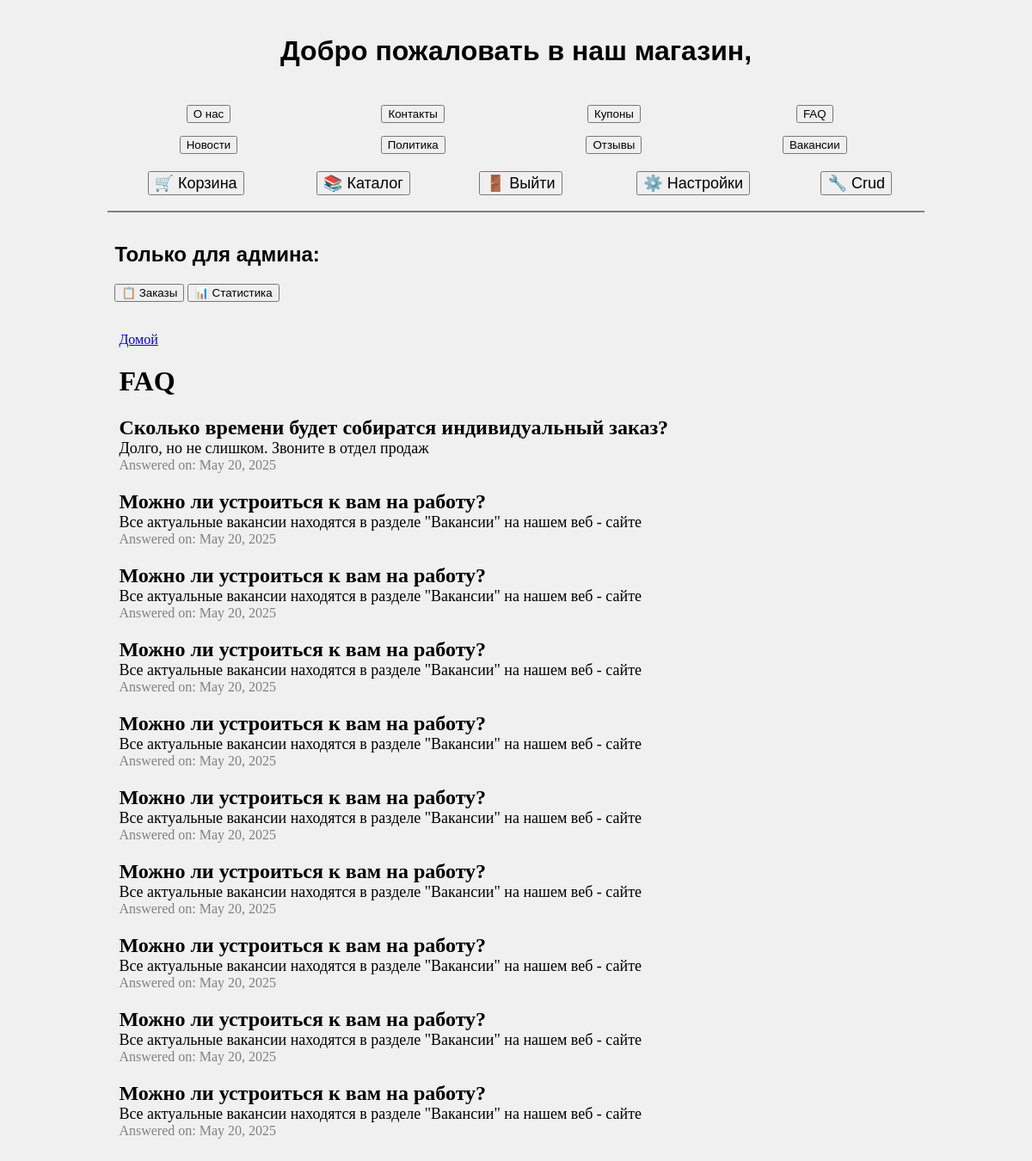
Screenshot of /faq/ with the database file from the repository.
### main/models.py (models this page shows, shortened)
class FAQ(models.Model):
    question = models.CharField(max_length=255)
    answer = models.TextField()
    answer_date = models.DateField(auto_now_add=True)

### main/views.py (the view)
# urls.py: path('faq/', include('main.urls')),
def faq(request):
    faq = FAQ.objects.all
    return render(request, 'faq.html',{'faq':faq})

### templates/faq.html (shortened to what this page needs)
{% extends 'index.html' %}
{% block content %}
<head>
</head>
<body>
    <a href="/">Домой</a>
    <h1>FAQ</h1>
    {% for faq in faq %}
        <div class="faq-item">
            <div class="question">{{ faq.question }}</div>
            <div class="answer">{{ faq.answer }}</div>
            <div class="answer-date">Answered on: {{ faq.answer_date }}</div>
        </div>
    {% endfor %}
</body>
{% endblock content %}

### templates/faq.html (style rules this page uses)
.faq-item { margin-bottom: 20px; }
.question { font-size: 24px; font-weight: bold; }
.answer { font-size: 18px; }
.answer-date { font-size: 16px; color: gray; }

### rows the page displays
FAQ: question "Сколько времени будет собиратся индивидуальный заказ?", answer "Долго, но не слишком. Звоните в отдел продаж", answer_date "May 20, 2025"
FAQ: question "Можно ли устроиться к вам на работу?", answer "Все актуальные вакансии находятся в разделе \"Вакансии\" на нашем веб - сайте", answer_date "May 20, 2025"
FAQ: question "Можно ли устроиться к вам на работу?", answer "Все актуальные вакансии находятся в разделе \"Вакансии\" на нашем веб - сайте", answer_date "May 20, 2025"
FAQ: question "Можно ли устроиться к вам на работу?", answer "Все актуальные вакансии находятся в разделе \"Вакансии\" на нашем веб - сайте", answer_date "May 20, 2025"
FAQ: question "Можно ли устроиться к вам на работу?", answer "Все актуальные вакансии находятся в разделе \"Вакансии\" на нашем веб - сайте", answer_date "May 20, 2025"
FAQ: question "Можно ли устроиться к вам на работу?", answer "Все актуальные вакансии находятся в разделе \"Вакансии\" на нашем веб - сайте", answer_date "May 20, 2025"
FAQ: question "Можно ли устроиться к вам на работу?", answer "Все актуальные вакансии находятся в разделе \"Вакансии\" на нашем веб - сайте", answer_date "May 20, 2025"
FAQ: question "Можно ли устроиться к вам на работу?", answer "Все актуальные вакансии находятся в разделе \"Вакансии\" на нашем веб - сайте", answer_date "May 20, 2025"
FAQ: question "Можно ли устроиться к вам на работу?", answer "Все актуальные вакансии находятся в разделе \"Вакансии\" на нашем веб - сайте", answer_date "May 20, 2025"
FAQ: question "Можно ли устроиться к вам на работу?", answer "Все актуальные вакансии находятся в разделе \"Вакансии\" на нашем веб - сайте", answer_date "May 20, 2025"
